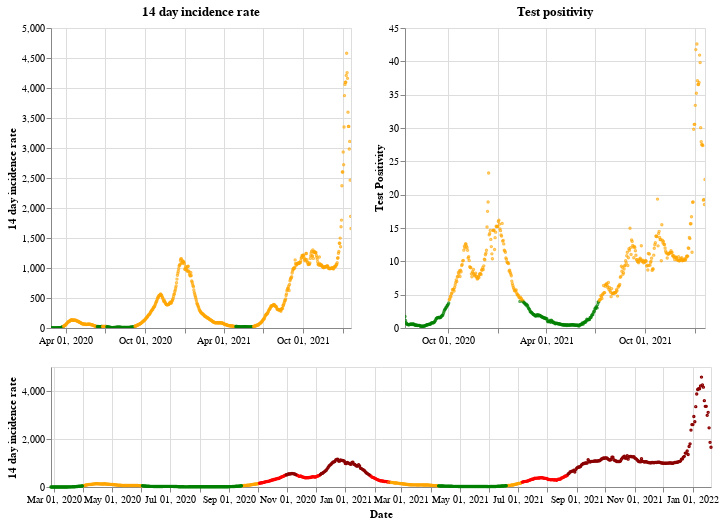

Notebook cell for this chart:
### Markdown cell above
## Wales

### Code cell
plot_traffic_light('Wales')

### Figure 1 — Vega-Lite specification as saved in the notebook (floating-point values rounded to 4 significant figures; data arrays with more than 128 entries replaced by an {"elided": "..."} marker saying what was removed)
{"config": {"view": {"continuousWidth": 400, "continuousHeight": 300}}, "vconcat": [{"hconcat": [{"mark": {"type": "point", "size": 2}, "encoding": {"color": {"condition": {"value": "green", "test": "(datum.twoWeeklyCasesRate <= 25)"}, "value": "orange"}, "tooltip": [{"type": "nominal", "field": "areaName"}, {"type": "temporal", "field": "date"}, {"type": "quantitative", "field": "twoWeeklyCasesRate"}, {"type": "quantitative", "field": "testPositivity"}], "x": {"type": "temporal", "axis": {"title": ""}, "field": "date", "scale": {"domain": {"selection": "DateBrush"}}, "timeUnit": "yearmonthdate"}, "y": {"type": "quantitative", "axis": {"title": "14 day incidence rate"}, "field": "twoWeeklyCasesRate"}}, "title": "14 day incidence rate", "width": 300}, {"mark": {"type": "point", "size": 2}, "encoding": {"color": {"condition": {"value": "green", "test": "(datum.testPositivity <= 4)"}, "value": "orange"}, "tooltip": [{"type": "nominal", "field": "areaName"}, {"type": "temporal", "field": "date"}, {"type": "quantitative", "field": "twoWeeklyCasesRate"}, {"type": "quantitative", "field": "testPositivity"}], "x": {"type": "temporal", "axis": {"title": ""}, "field": "date", "scale": {"domain": {"selection": "DateBrush"}}, "timeUnit": "yearmonthdate"}, "y": {"type": "quantitative", "axis": {"title": "Test Positivity"}, "field": "testPositivity"}}, "title": "Test positivity", "width": 300}]}, {"layer": [{"mark": {"type": "point", "size": 2}, "encoding": {"color": {"condition": {"value": "orange", "test": "(((datum.testPositivity < 4) && (datum.twoWeeklyCasesRate >= 50)) && (datum.twoWeeklyCasesRate < 200))"}, "value": "red"}, "opacity": {"condition": {"value": 1, "test": "((datum.twoWeeklyCasesRate >= 50) && (datum.twoWeeklyCasesRate < 500))"}, "value": 0}, "tooltip": [{"type": "nominal", "field": "areaName"}, {"type": "temporal", "field": "date"}, {"type": "quantitative", "field": "twoWeeklyCasesRate"}, {"type": "quantitative", "field": "testPositivity"}], "x": {"type": "temporal", "axis": {"title": "Date"}, "field": "date", "timeUnit": "yearmonthdate"}, "y": {"type": "quantitative", "axis": {"title": "14 day incidence rate"}, "field": "twoWeeklyCasesRate"}}, "selection": {"DateBrush": {"type": "interval", "encodings": ["x"], "fields": ["Time"]}}}, {"mark": {"type": "point", "size": 2}, "encoding": {"color": {"value": "darkred"}, "opacity": {"condition": {"value": 1, "test": "(datum.twoWeeklyCasesRate >= 500)"}, "value": 0}, "tooltip": [{"type": "nominal", "field": "areaName"}, {"type": "temporal", "field": "date"}, {"type": "quantitative", "field": "twoWeeklyCasesRate"}, {"type": "quantitative", "field": "testPositivity"}], "x": {"type": "temporal", "axis": {"title": "Date"}, "field": "date", "timeUnit": "yearmonthdate"}, "y": {"type": "quantitative", "axis": {"title": "14 day incidence rate"}, "field": "twoWeeklyCasesRate"}}}, {"mark": {"type": "point", "size": 2}, "encoding": {"color": {"condition": {"value": "green", "test": "((datum.testPositivity < 4) && (datum.twoWeeklyCasesRate < 50))"}, "value": "orange"}, "opacity": {"condition": {"value": 1, "test": "(datum.twoWeeklyCasesRate < 50)"}, "value": 0}, "tooltip": [{"type": "nominal", "field": "areaName"}, {"type": "temporal", "field": "date"}, {"type": "quantitative", "field": "twoWeeklyCasesRate"}, {"type": "quantitative", "field": "testPositivity"}], "x": {"type": "temporal", "axis": {"title": "Date"}, "field": "date", "timeUnit": "yearmonthdate"}, "y": {"type": "quantitative", "axis": {"title": "14 day incidence rate"}, "field": "twoWeeklyCasesRate"}}}], "height": 120, "width": 660}], "data": {"name": "data-fab3ea18b37b33d123fbae9968b94bdf"}, "$schema": "https://vega.github.io/schema/vega-lite/v4.8.1.json", "datasets": {"data-fab3ea18b37b33d123fbae9968b94bdf": {"elided": "694 records"}}}
